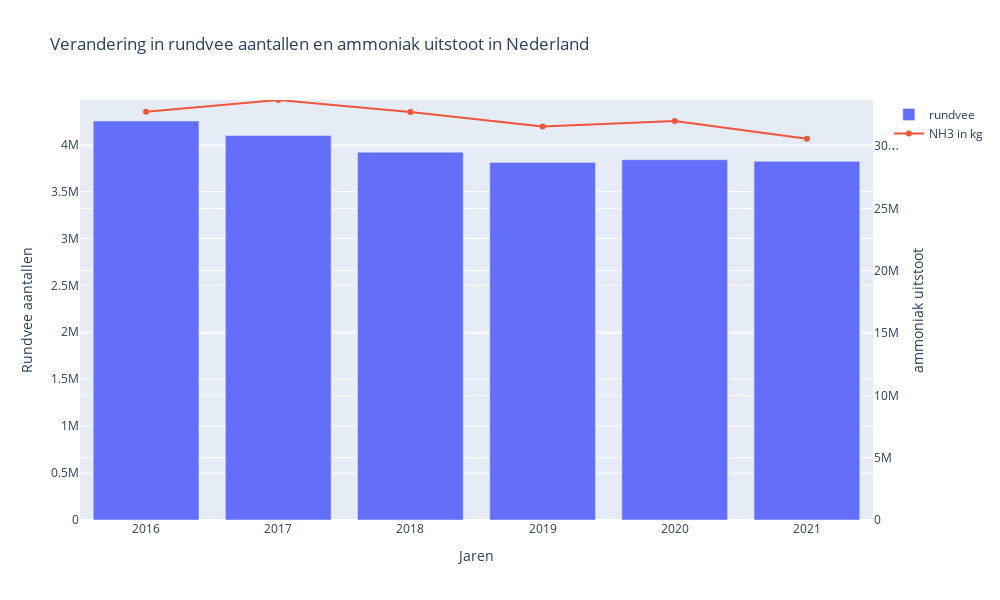

Source (notebook cell):
### Code cell
#gemiddelde uitstoot koeien in nederland 
df_koe_varken = pd.read_csv('../datasets/varkens_koeien_NL_DE.csv')

NH3 = go.Scatter(
    y = df_koe_varken['NH3_rundvee_NL_kg'],
    x = df_koe_varken['jaar'],
    name='NH3 in kg',
    orientation= 'h',
    yaxis='y2'
)


trace2 = go.Bar(
    y = df_koe_varken['rundvee_stapel_nl'],
    x = df_koe_varken['jaar'],
    name='rundvee',
    orientation='v'
)

layout = go.Layout(
    width=1000,
    height= 600,
    title='Verandering in rundvee aantallen en ammoniak uitstoot in Nederland',
    yaxis=dict(title='Rundvee aantallen'),
    xaxis=dict(title='Jaren'),
    yaxis2=dict(                         #layout part with use of chatGPT with prompt 'there is a big gap between bar and scatter plot what code can i use to get two yaxis'
        title='ammoniak uitstoot',
        overlaying='y',
        side='right',
        range=[0, df_koe_varken['NH3_rundvee_NL_kg'].max() + 1000] 
    )
)

fig = go.Figure(data=[trace2, NH3], layout=layout)

fig.show()

### Figure 1 — Plotly figure (JSON) as saved in the notebook; plotly's stock layout.template omitted (floating-point values rounded to 4 significant figures)
{"data": [{"name": "rundvee", "orientation": "v", "type": "bar", "x": [2016, 2017, 2018, 2019, 2020, 2021], "y": [4251000, 4096000, 3919000, 3810000, 3838000, 3821000]}, {"name": "NH3 in kg", "orientation": "h", "type": "scatter", "x": [2016, 2017, 2018, 2019, 2020, 2021], "y": [32750000, 33700000, 32740000, 31570000, 32010000, 30590000], "yaxis": "y2"}], "layout": {"height": 600, "title": {"text": "Verandering in rundvee aantallen en ammoniak uitstoot in Nederland"}, "width": 1000, "xaxis": {"title": {"text": "Jaren"}}, "yaxis": {"title": {"text": "Rundvee aantallen"}}, "yaxis2": {"overlaying": "y", "range": [0, 33701000], "side": "right", "title": {"text": "ammoniak uitstoot"}}}}
